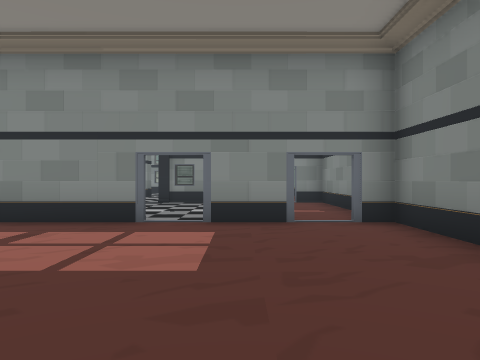
[1] (above)

22 first-person views from a walk through a Unity game level. The camera is 1.4 m above the floor, looks level and sees 70° across. Doors are open. The floor is counted in squares, 2 m on a side. Each view is taken from the middle of a square. On the plan, view 1 faces up. The plan holds only what a view shows up to about 11 squares ahead; the rest is blank. The place goes on beyond the plan. The player is left out. Some animated figures are left out.

[2]
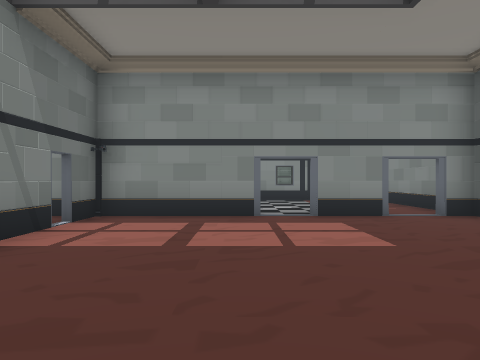

[3]
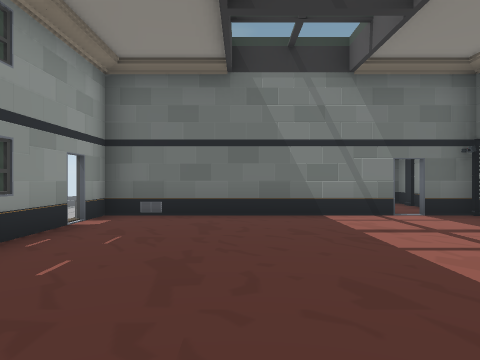

[4]
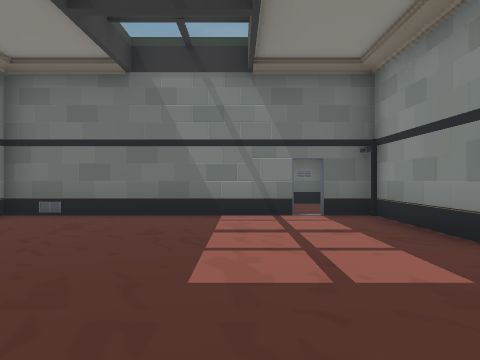

[5]
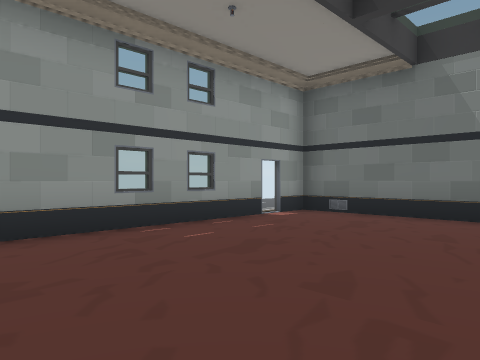

[6]
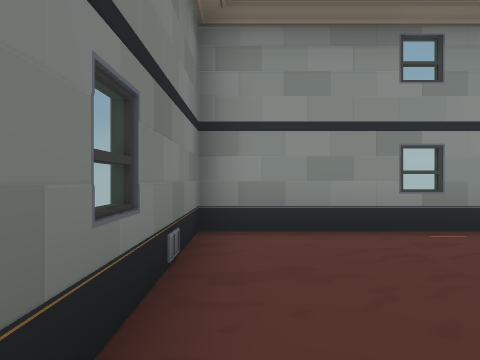

[7]
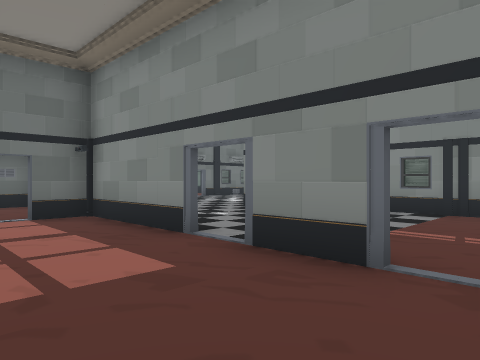

[8]
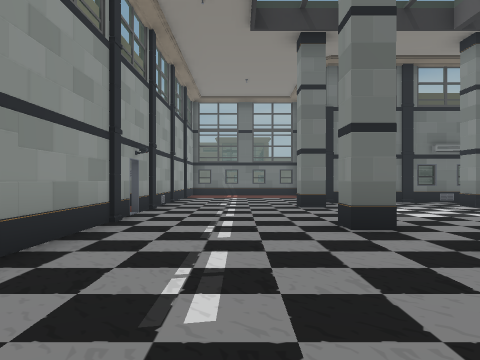

[9]
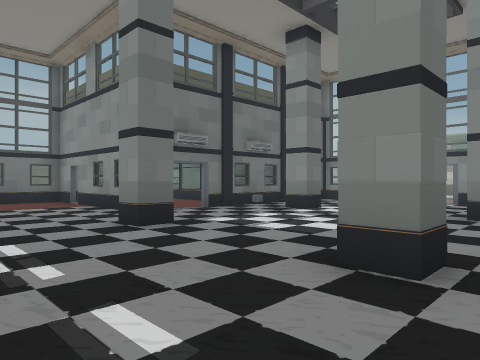

[10]
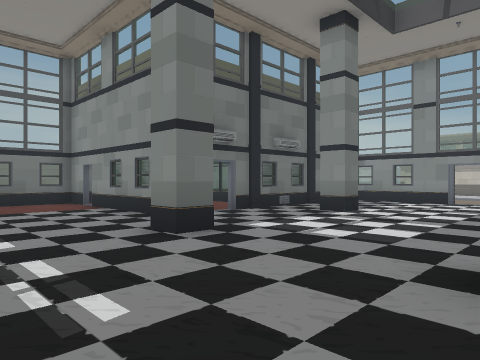

[11]
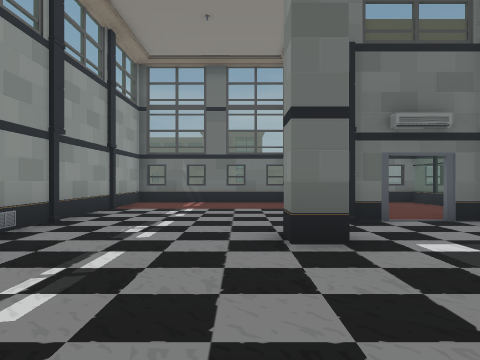

[12]
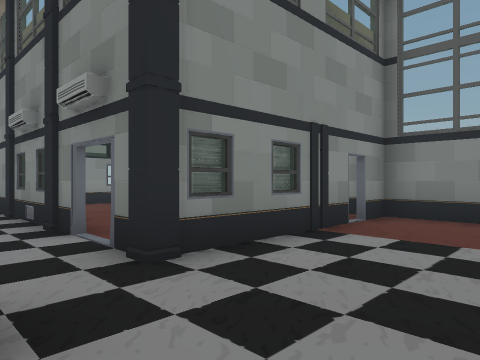

[13]
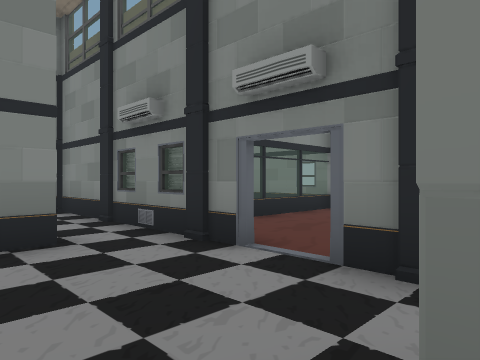

[14]
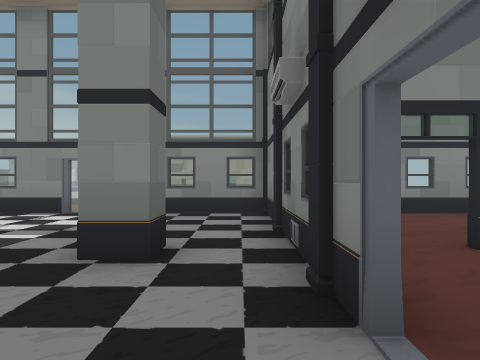

[15]
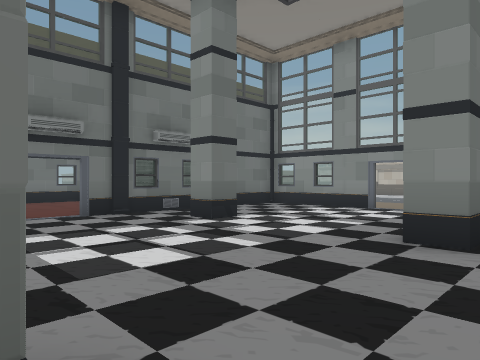

[16]
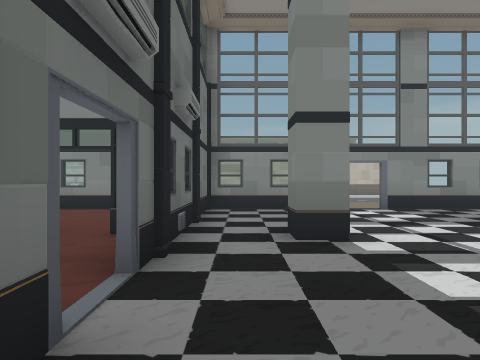

[17]
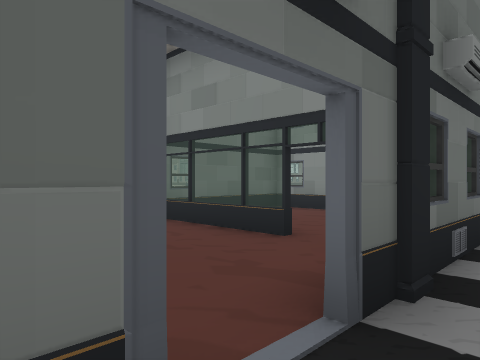

[18]
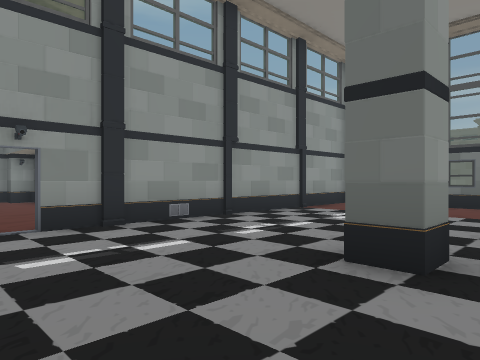

[19]
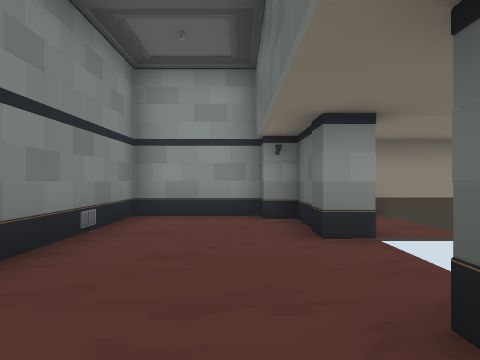

[20]
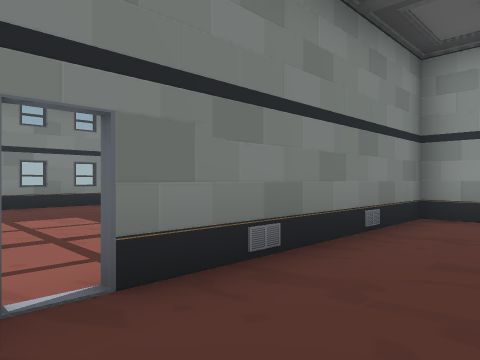

[21]
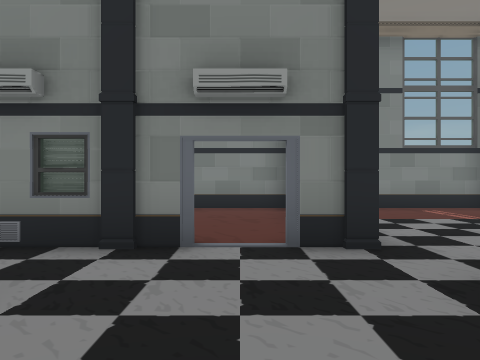

[22]
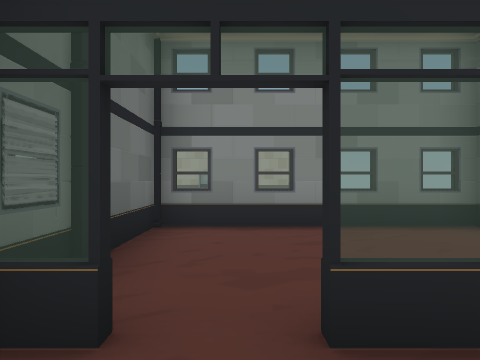

### Floor plan
Points are (right, up) in squares from view 1. A wall is a line through its corners. A room is listed if a view was taken in it or the views show most of it. See-through windows are left out.
Room 1 (views 1, 2, 3, 4, 5, 6, 7)
walls: (-1.5, 5.7) (-4.5, 5.7); (-2.7, -1.5) (-2, -1.8); (-4.9, 2.2) (-4.6, 1.7); (-4.9, 2.4) (-4.9, 4.1) (-4.8, 3.7) (-4.9, 3.4); (-2.3, 5.7) (-2.7, 5.5); (0.7, -1.6) (0.9, -1.7) (1.4, -1.6); (0.9, 5.7) (0.4, 5.6) (-0.2, 5.8); (1, 5.7) (-0.6, 5.7); (-4.8, 4.1) (-4.8, -1.7); (-3.4, -1.7) (2.6, -1.7) (2.6, 5.5) (1.9, 5.7); (-3.3, 5.8) (-3.9, 5.5); (-4.9, -0.5) (-4.9, 0.5); (1.7, -1.8) (2.3, -1.6); (-4.9, -0.8) (-4.6, -1.5) (-3.8, -1.8); (-4.7, 5.3) (-4.9, 4.7); (2.6, 5.7) (1.9, 5.7); (-4.8, 5.5) (-4.8, 4.6); (-5.6, -1.7) (-3.9, -1.7); (-5.7, -1.7) (-5.2, -1.8)
ways out: open door at (-1.5, 5.5) to room 2; open door at (1.5, 5.5) to room 2; open door at (-3.5, -2)
objects: vent (-5, 0); vent (-5, 3)
Room 2 (views 8, 9, 10, 11, 12, 13, 14, 15, 16, 17, 18, 21)
walls: (-2.4, 13.4) (-2.4, 17.4); (-10.4, 10.7) (-13.2, 10.7); (-1, 10.6) (-1.5, 10.8); (-2.3, 14.5) (-2.5, 15.1); (-9.7, 14.6) (-9.9, 14.2); (-5.8, 5.8) (-2, 5.8); (-9.4, 5.8) (-7.4, 5.8); (-6.9, 18.1) (-7.4, 18.3); (-6.5, 18.2) (-9.5, 18.2); (1.3, 10.7) (-1.6, 10.7); (-9.8, 17.5) (-9.8, 13.4); (-13.7, 10.7) (-14.8, 10.7) (-14.8, 5.8) (-10.4, 5.8); (-2.5, 18.2) (-5.6, 18.2); (2.6, 10.7) (1.8, 10.7); (2.7, 9.2) (2.5, 9.8); (2.6, 6) (2.6, 11)
ways out: open door at (-1.5, 5.5) to room 1; open door at (1.5, 5.5) to room 1; gap at (-5.5, 5) to room 3; opening at (-3, 13) to room 4; open door at (-2, 12) to room 4; open door at (1.7, 10.7) to room 4; opening at (-3, 16) to room 5; open door at (-13.7, 10.7) to room 6; open door at (-10, 12) to room 6; open door at (-6, 18)
objects: pillar (-12, 6); pillar (-10, 11); pillar (-10, 13); pillar (-10, 16); pillar (-8, 10); pillar (-8, 14); pillar (-5, 6); pillar (-4, 10); pillar (-4, 14); pillar (-2, 11); pillar (0, 11)
Room 3 (views 19, 20)
walls: (-5, 1.9) (-4.9, 2.2); (-7.7, 5.7) (-8.2, 5.7); (-7.4, 5.8) (-6.2, 5.8); (-8, 0.1) (-8, -1.2); (-4.9, 0.5) (-4.9, 2.4); (-7.5, -1.7) (-5.6, -1.7); (-4.9, -1.7) (-4.9, -0.5)
ways out: gap at (-5.5, 5) to room 2
objects: other object (-9, 4); pillar (-9, 5); pillar (-8, 1); pillar (-8, 4); pillar (-7, 6)
Room 4 (view 22)
walls: (-1.5, 14.4) (-2, 14.4); (2.6, 14.4) (-0.6, 14.4); (2.6, 11) (2.6, 14)
ways out: opening at (-3, 13) to room 2; open door at (-2, 12) to room 2; open door at (1.7, 10.7) to room 2; open door at (-1, 14.5) to room 5
objects: pillar (-2, 13)
Room 5 (no view inside)
walls: (1.5, 18.1) (1.1, 18.3); (-2.3, 17.5) (-2.3, 14.8); (2.6, 14) (2.6, 18.2) (-1.5, 18.2)
ways out: opening at (-3, 16) to room 2; open door at (-1, 14.5) to room 4
objects: pillar (-2, 16)
Room 6 (no view inside)
walls: (-11.6, 14.4) (-14.8, 14.4); (-14.8, 14) (-14.8, 11.1)
ways out: open door at (-13.7, 10.7) to room 2; open door at (-10, 12) to room 2; open door at (-11.5, 14.5)

Positions as (right, up) in squares from view 1, and headings:
1: (0, 0), facing up
2: (-2, -1), facing up
3: (2, 1), facing left
4: (2, 3), facing left
5: (2, 3), facing down-left
6: (2, 3), facing down
7: (2, 3), facing up-left
8: (1, 8), facing left
9: (-3, 7), facing up-left
10: (-4, 7), facing up-left
11: (-4, 9), facing left
12: (-4, 8), facing up-right
13: (-5, 10), facing up-right
14: (-3, 11), facing up
15: (-3, 10), facing up-left
16: (-9, 10), facing up
17: (-9, 11), facing up-left
18: (-5, 11), facing down-left
19: (-7, 5), facing down
20: (-7, 5), facing down-right
21: (-6, 12), facing right
22: (-1, 13), facing up
